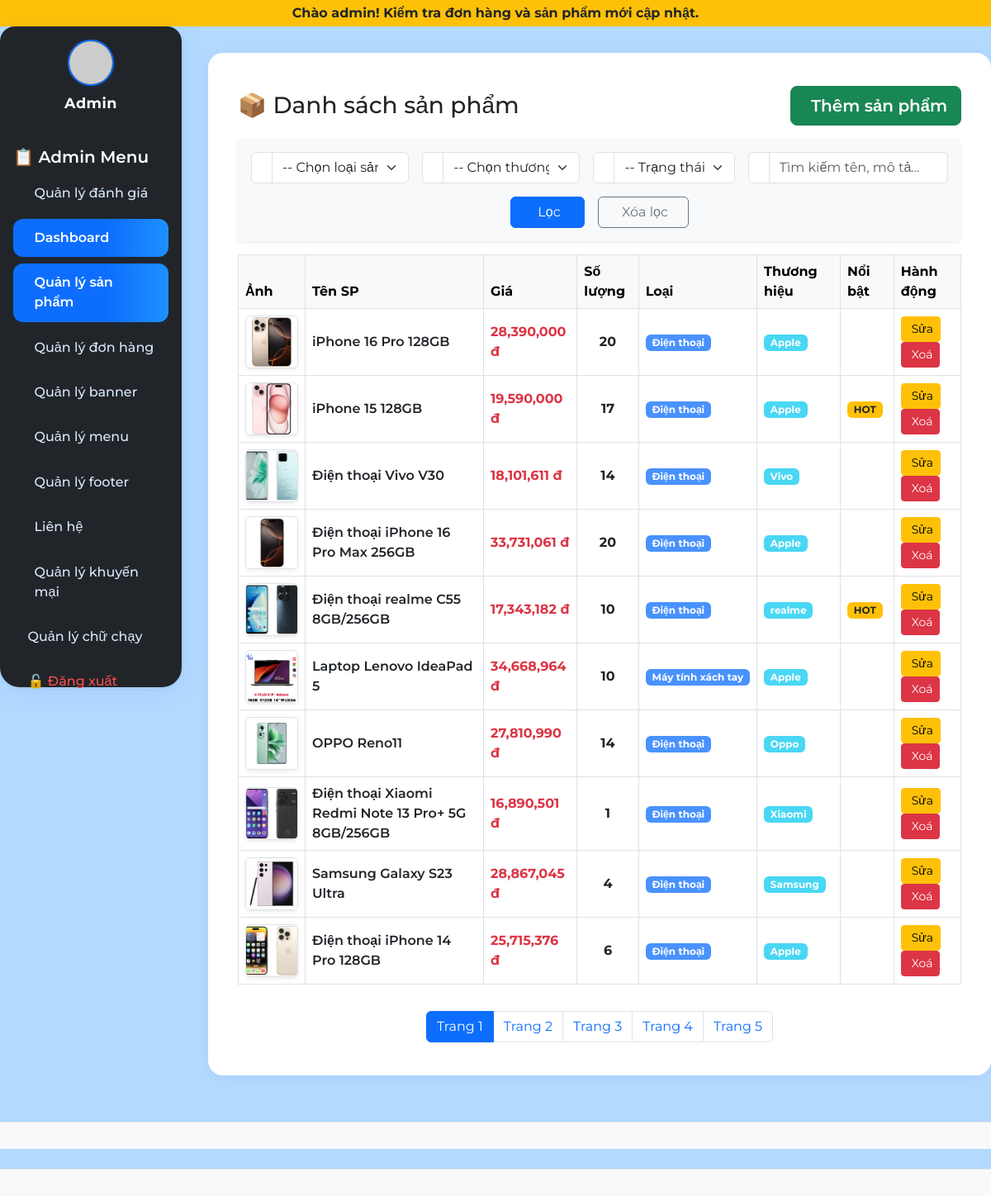
The app's page /admin/index.php?page=product (signed in) with its own data.
### tables this page shows
CREATE TABLE `marquee` (
  `id` int(11) NOT NULL,
  `noidung` text NOT NULL,
  `trangthai` tinyint(4) DEFAULT 1,
  `vaitro` enum('admin','user') DEFAULT 'user',
  `ngaytao` datetime NOT NULL DEFAULT current_timestamp()
);

CREATE TABLE `menu_content` (
  `id` int(11) NOT NULL,
  `label` varchar(255) NOT NULL,
  `url` varchar(255) NOT NULL,
  `icon` varchar(64) DEFAULT NULL,
  `position` int(11) DEFAULT 0,
  `type` varchar(20) NOT NULL DEFAULT 'user',
  `parent_id` int(11) DEFAULT NULL
);

CREATE TABLE `sanpham` (
  `masp` int(11) NOT NULL,
  `tensp` varchar(255) DEFAULT NULL,
  `hinhanh` varchar(255) DEFAULT NULL,
  `dongia` decimal(10,2) DEFAULT NULL,
  `mota` text DEFAULT NULL,
  `ngaythem` datetime DEFAULT current_timestamp(),
  `trangthai` tinyint(4) DEFAULT 1,
  `luotmua` int(11) DEFAULT 0,
  `soluong` int(11) DEFAULT 0,
  `math` int(11) DEFAULT 1,
  `maloai` int(11) DEFAULT NULL,
  `hot` tinyint(1) DEFAULT 0
);

CREATE TABLE `loaisp` (
  `maloai` int(11) NOT NULL,
  `tenloai` varchar(100) DEFAULT NULL,
  `mota` text DEFAULT NULL,
  `trangthai` tinyint(4) DEFAULT 1
);

CREATE TABLE `thuonghieu` (
  `math` int(11) NOT NULL,
  `tenthuonghieu` varchar(100) NOT NULL,
  `logo` varchar(255) DEFAULT NULL,
  `maloai` int(11) NOT NULL
);

### admin/views/product/index.php (the view, shortened to what this page needs)
<?php
include(__DIR__ . '/../../../config/db.php');
$where = [];
$where_sql = $where ? ('WHERE ' . implode(' AND ', $where)) : '';
$limit = 10;
$page = isset($_GET['p']) ? (int)$_GET['p'] : 1;
$offset = ($page - 1) * $limit;
$sql = "SELECT sanpham.*, loaisp.tenloai, thuonghieu.tenthuonghieu
        FROM sanpham
        JOIN loaisp ON sanpham.maloai = loaisp.maloai
        LEFT JOIN thuonghieu ON sanpham.math = thuonghieu.math
        $where_sql
        ORDER BY sanpham.masp DESC
        LIMIT $limit OFFSET $offset";
$result = mysqli_query($conn, $sql);
$sql_count = "SELECT COUNT(*) as total FROM sanpham
              JOIN loaisp ON sanpham.maloai = loaisp.maloai
              LEFT JOIN thuonghieu ON sanpham.math = thuonghieu.math
              $where_sql";
$count_rs = mysqli_query($conn, $sql_count);
$total = mysqli_fetch_assoc($count_rs)['total'] ?? 0;
$total_pages = ceil($total / $limit);
?>
<div class="container mt-3">
  <div class="d-flex flex-wrap align-items-center justify-content-between mb-3 gap-2">
    <h3 class="mb-0">📦 Danh sách sản phẩm</h3>
    <a href="?page=product_add" class="btn btn-success btn-lg d-flex align-items-center gap-2" style="font-weight:600;">
      <span class="bi bi-plus-circle"></span> Thêm sản phẩm
    </a>
  </div>
  <form class="mb-3 d-flex flex-wrap align-items-center justify-content-center gap-3 bg-light rounded shadow-sm py-3 px-3" method="get" autocomplete="off" style="--bs-bg-opacity:.97;max-width:900px;margin:auto;">
    <div style="flex:1 1 180px;min-width:180px;max-width:220px;">
      <div class="input-group">
        <span class="input-group-text bg-white"><i class="bi bi-layers"></i></span>
        <select name="maloai" id="maloai-select" class="form-select">
          <option value="">-- Chọn loại sản phẩm --</option>
        </select>
      </div>
    </div>
    <div style="flex:1 1 180px;min-width:180px;max-width:220px;">
      <div class="input-group">
        <span class="input-group-text bg-white"><i class="bi bi-award"></i></span>
        <select name="math" id="brand-select" class="form-select">
          <option value="">-- Chọn thương hiệu --</option>
        </select>
      </div>
    </div>
    <div style="flex:1 1 160px;min-width:150px;max-width:180px;">
      <div class="input-group">
        <span class="input-group-text bg-white"><i class="bi bi-toggle-on"></i></span>
        <select name="trangthai" class="form-select">
          <option value="">-- Trạng thái --</option>
        </select>
      </div>
    </div>
    <div style="flex:2 1 220px;min-width:220px;max-width:320px;">
      <div class="input-group">
        <span class="input-group-text bg-white"><i class="bi bi-search"></i></span>
        <input type="text" id="product-search" name="q" class="form-control" placeholder="Tìm kiếm tên, mô tả..." value="<?php echo isset($_GET['q']) ? htmlspecialchars($_GET['q']) : ''; ?>">
      </div>
    </div>
    <div style="flex:0 1 90px;min-width:90px;max-width:120px;">
      <button type="submit" class="btn btn-primary w-100 d-flex align-items-center justify-content-center gap-1"><span class="bi bi-funnel"></span> Lọc</button>
    </div>
    <div style="flex:0 1 110px;min-width:100px;max-width:130px;">
      <a href="?page=product" class="btn btn-outline-secondary w-100 d-flex align-items-center justify-content-center gap-1"><span class="bi bi-x-circle"></span> Xóa lọc</a>
    </div>
  </form>
  <div class="table-responsive">
    <table class="table table-bordered table-hover align-middle" id="product-table">
      <thead class="table-light">
        <tr>
          <th>Ảnh</th>
          <th>Tên SP</th>
          <th>Giá</th>
          <th>Số lượng</th>
          <th>Loại</th>
          <th>Thương hiệu</th>
          <th>Nổi bật</th>
          <th>Hành động</th>
        </tr>
      </thead>
      <tbody>
        <?php
        while ($row = mysqli_fetch_assoc($result)):
        ?>
        <tr>
          <td>
            <?php
            $img_file = $row['hinhanh'] ?? '';
            $img_path = $img_file ? "/do_dien_tu/public/assets/images/{$img_file}" : "/do_dien_tu/public/assets/images/no-image.png";
            ?>
            <img src="<?php echo $img_path; ?>" width="64" height="64" class="rounded shadow-sm border" style="object-fit:cover;" onerror="this.onerror=null;this.src='/do_dien_tu/public/assets/images/no-image.png';">
          </td>
          <td class="fw-semibold"><?php echo htmlspecialchars($row['tensp']); ?></td>
          <td class="text-danger fw-bold"><?php echo number_format($row['dongia']); ?> đ</td>
          <td class="text-center fw-bold"><?php echo (int)$row['soluong']; ?></td>
          <td><span class="badge bg-primary bg-opacity-75"><?php echo htmlspecialchars($row['tenloai']); ?></span></td>
          <td>
            <?php if (!empty($row['tenthuonghieu'])): ?>
              <span class="badge bg-info bg-opacity-75"><?php echo htmlspecialchars($row['tenthuonghieu']); ?></span>
            <?php else: ?>
              <span class="text-muted">Không xác định</span>
            <?php endif; ?>
          </td>
          <td>
            <?php if (!empty($row['hot'])): ?>
              <span class="badge bg-warning text-dark">HOT</span>
            <?php endif; ?>
          </td>
          <td>
            <a href="?page=product_edit&id=<?php echo $row['masp']; ?>" class="btn btn-warning btn-sm d-inline-flex align-items-center gap-1">
              <span class="bi bi-pencil-square"></span> Sửa
            </a>
            <a href="?page=product_delete&id=<?php echo $row['masp']; ?>" class="btn btn-danger btn-sm d-inline-flex align-items-center gap-1" onclick="return confirm('Xoá sản phẩm này?')">
              <span class="bi bi-trash"></span> Xoá
            </a>
          </td>
        </tr>
        <?php endwhile; ?>
      </tbody>
    </table>
  </div>
  <?php if ($total_pages > 1): ?>
  <nav aria-label="Page navigation">
    <ul class="pagination justify-content-center my-3">
      <?php for ($i = 1; $i <= $total_pages; $i++): ?>
        <li class="page-item <?php if ($i == $page) echo 'active'; ?>">
          <a class="page-link" href="?<?php
            $query = $_GET;
            $query['p'] = $i;
            echo http_build_query($query);
          ?>">Trang <?php echo $i; ?></a>
        </li>
      <?php endfor; ?>
    </ul>
  </nav>
  <?php endif; ?>
</div>
<?php include(__DIR__ . '/../layout/footer.php'); ?>

### admin/views/layout/header.php (shortened to what this page needs)
<!DOCTYPE html>
<html lang="vi">
<head>
  <link href="https://cdn.jsdelivr.net/npm/bootstrap@5.3.0/dist/css/bootstrap.min.css" rel="stylesheet">
  <link rel="stylesheet" href="../public/assets/css/admin.css">
</head>
<body>
<?php
include __DIR__ . '/../../../config/db.php';
$query = "SELECT * FROM marquee WHERE trangthai = 1 AND vaitro = 'admin' ORDER BY id DESC LIMIT 1";
$marquees = mysqli_query($conn, $query);
if ($row = mysqli_fetch_assoc($marquees)) {
  echo '<div class="bg-warning text-dark py-1 text-center fw-bold">';
  echo '<marquee behavior="scroll" direction="left">' . htmlspecialchars($row['noidung']) . '</marquee>';
  echo '</div>';
}

### admin/views/layout/sidebar.php (shortened to what this page needs)
<div class="d-flex">
  <nav class="bg-dark text-white p-3" style="width: 220px; height: 100vh;">
    <div class="admin-avatar">
      <img src="https://ui-avatars.com/api/?name=Admin&background=0d6efd&color=fff&size=128" alt="Admin Avatar">
      <div class="admin-name">Admin</div>
    </div>
    <h5 style="font-weight:600; color:#fff;">📋 Admin Menu</h5>
    <ul class="nav flex-column">
      <li class="nav-item">
        <a class="nav-link text-white" href="index.php?page=danhgia_admin">
          <i class="bi bi-star-fill text-warning"></i> Quản lý đánh giá
        </a>
      </li>
      <?php
      include __DIR__ . '/../../../config/db.php';
      $menu_type = 'admin';
      $menu_sql = "SELECT * FROM menu_content WHERE type='$menu_type' ORDER BY position ASC, id ASC";
      $menu_result = mysqli_query($conn, $menu_sql);
      $menus = [];
      while ($m = mysqli_fetch_assoc($menu_result)) $menus[] = $m;
      function buildMenuTreeSidebar($menus, $parent_id = null) {
          $branch = [];
          foreach ($menus as $menu) {
              if ($menu['parent_id'] == $parent_id) {
                  $children = buildMenuTreeSidebar($menus, $menu['id']);
                  $branch[] = $menu;
              }
          }
          return $branch;
      }
      $menu_tree = buildMenuTreeSidebar($menus);
      foreach ($menu_tree as $menu):
          if (!empty($menu['children'])): ?>
              <li class="nav-item dropdown">
                <a class="nav-link text-white dropdown-toggle" href="<?php echo htmlspecialchars($menu['url']); ?>" id="sidebar-menu-<?php echo $menu['id']; ?>" role="button" data-bs-toggle="dropdown" aria-expanded="false">
                  <?php if ($menu['icon']): ?><i class="<?php echo htmlspecialchars($menu['icon']); ?>"></i> <?php endif; ?>
                  <?php echo htmlspecialchars($menu['label']); ?>
                </a>
                <ul class="dropdown-menu bg-dark border-0" aria-labelledby="sidebar-menu-<?php echo $menu['id']; ?>">
                  <?php foreach ($menu['children'] as $child): ?>
                    <li>
                      <a class="dropdown-item text-white bg-dark" href="<?php echo htmlspecialchars($child['url']); ?>">
                        <?php if ($child['icon']): ?><i class="<?php echo htmlspecialchars($child['icon']); ?>"></i> <?php endif; ?>
                        <?php echo htmlspecialchars($child['label']); ?>
                      </a>
                    </li>
                  <?php endforeach; ?>
                </ul>
              </li>
          <?php else: ?>
              <li class="nav-item">
                <a class="nav-link text-white" href="<?php echo htmlspecialchars($menu['url']); ?>">
                  <?php echo htmlspecialchars($menu['label']); ?>
                </a>
              </li>
          <?php endif;
      endforeach;
      ?>
      <li class="nav-item">
        <a class="nav-link text-danger" href="logout.php">🔓 Đăng xuất</a>
      </li>
    </ul>
  </nav>
  <main class="p-4" style="flex-grow: 1;">

### public/assets/css/admin.css (style rules this page uses)
body { font-family: 'Montserrat', 'Roboto', Arial, sans-serif; background: #b3d9ff; color: #222; font-size: 16px; }
nav.bg-dark { border-radius: 18px 18px 24px 24px; box-shadow: 0 4px 32px rgba(13,110,253,0.08), 0 1.5px 6px rgba(0,0,0,0.06); min-height: 100vh; min-width: 220px; padding-top: 2.5rem; position: relative; transition: all .2s; }
.admin-avatar { display: flex; align-items: center; margin-bottom: 2.5rem; flex-direction: column; }
.admin-avatar img { width: 56px; height: 56px; border-radius: 50%; object-fit: cover; margin-bottom: 0.5rem; border: 2.5px solid #0d6efd; box-shadow: 0 2px 8px rgba(13,110,253,0.10); }
.admin-avatar .admin-name { font-weight: 700; color: #fff; font-size: 1.1rem; letter-spacing: 0.5px; }
.nav.flex-column .nav-item { margin-bottom: 0.5rem; }
.nav-link { color: #dbeafe !important; font-weight: 500; border-radius: 12px; padding: 0.7em 1.1em; transition: background .16s, color .16s; display: flex; align-items: center; gap: 8px; }
.nav-link.active, .nav-link:focus, .nav-link:hover { background: linear-gradient(90deg, #0d6efd 60%, #1e90ff 100%); color: #fff !important; box-shadow: 0 2px 8px rgba(13,110,253,0.08); font-weight: 600; }
.nav-link.text-danger { background: none !important; color: #ff4d4f !important; }
main.p-4 { background: #fff; border-radius: 18px; box-shadow: 0 2px 16px rgba(0,0,0,0.04); margin: 2rem 0 2rem 2rem; min-height: 90vh; }

### records on screen
marquee: noidung "Chào admin! Kiểm tra đơn hàng và sản phẩm mới cập nhật."
menu_content: label "Dashboard"
menu_content: label "Quản lý sản phẩm"
menu_content: label "Quản lý đơn hàng"
menu_content: label "Quản lý banner"
menu_content: label "Quản lý menu"
menu_content: label "Quản lý footer"
menu_content: label "Liên hệ"
menu_content: label "Quản lý khuyến mại"
menu_content: label "Quản lý chữ chạy"
sanpham: hinhanh (picture), tensp "iPhone 16 Pro 128GB", dongia "28,390,000", soluong "20", maloai.tenloai "Điện thoại", thuonghieu.tenthuonghieu "Apple"
sanpham: hinhanh (picture), tensp "iPhone 15 128GB", dongia "19,590,000", soluong "17", maloai.tenloai "Điện thoại", thuonghieu.tenthuonghieu "Apple", hot "HOT"
sanpham: hinhanh (picture), tensp "Điện thoại Vivo V30", dongia "18,101,611", soluong "14", maloai.tenloai "Điện thoại", thuonghieu.tenthuonghieu "Vivo"
sanpham: hinhanh (picture), tensp "Điện thoại iPhone 16 Pro Max 256GB", dongia "33,731,061", soluong "20", maloai.tenloai "Điện thoại", thuonghieu.tenthuonghieu "Apple"
sanpham: hinhanh (picture), tensp "Điện thoại realme C55 8GB/256GB", dongia "17,343,182", soluong "10", maloai.tenloai "Điện thoại", thuonghieu.tenthuonghieu "realme", hot "HOT"
sanpham: hinhanh (picture), tensp "Laptop Lenovo IdeaPad 5", dongia "34,668,964", soluong "10", maloai.tenloai "Máy tính xách tay", thuonghieu.tenthuonghieu "Apple"
sanpham: hinhanh (picture), tensp "OPPO Reno11", dongia "27,810,990", soluong "14", maloai.tenloai "Điện thoại", thuonghieu.tenthuonghieu "Oppo"
sanpham: hinhanh (picture), tensp "Điện thoại Xiaomi Redmi Note 13 Pro+ 5G 8GB/256GB", dongia "16,890,501", soluong "1", maloai.tenloai "Điện thoại", thuonghieu.tenthuonghieu "Xiaomi"
sanpham: hinhanh (picture), tensp "Samsung Galaxy S23 Ultra", dongia "28,867,045", soluong "4", maloai.tenloai "Điện thoại", thuonghieu.tenthuonghieu "Samsung"
sanpham: hinhanh (picture), tensp "Điện thoại iPhone 14 Pro 128GB", dongia "25,715,376", soluong "6", maloai.tenloai "Điện thoại", thuonghieu.tenthuonghieu "Apple"
